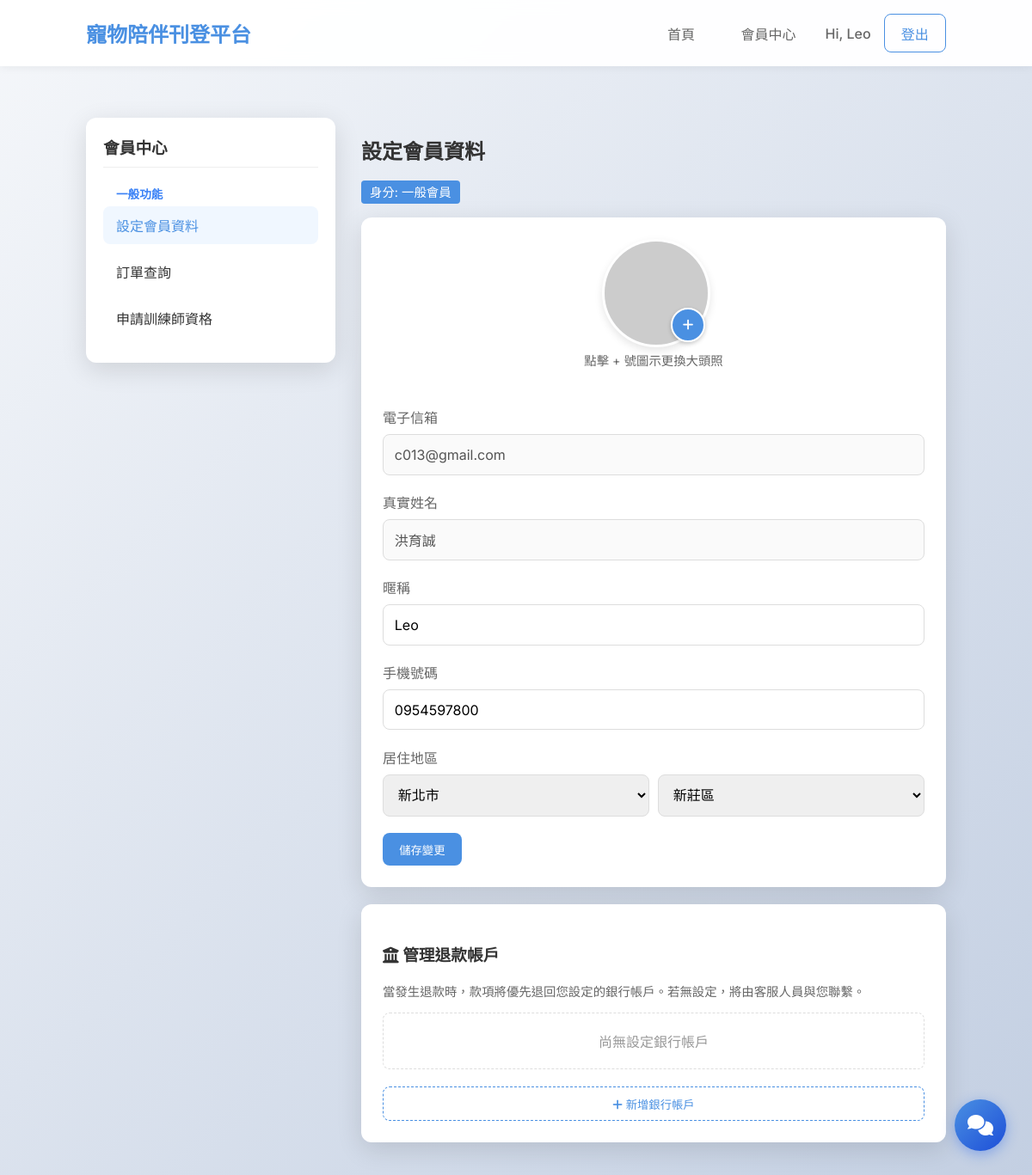
The page /member/profile (signed in) on the database its author committed.
### tables this page shows
CREATE TABLE users (
    id INTEGER PRIMARY KEY AUTOINCREMENT,
    email TEXT UNIQUE NOT NULL,
    password_hash TEXT NOT NULL,
    name TEXT NOT NULL,
    nickname TEXT,
    gender TEXT NOT NULL,
    dob DATE NOT NULL,
    city TEXT NOT NULL,
    district TEXT NOT NULL,
    phone TEXT NOT NULL,
    created_at TIMESTAMP DEFAULT CURRENT_TIMESTAMP
, role TEXT DEFAULT 'member', avatar TEXT);

### pet_platform/blueprints/member.py (the view, shortened to what this page needs)
@bp.route('/member/profile', methods=('GET', 'POST'))
@login_required
def member_profile():
    conn = get_db()
    user = conn.execute('SELECT * FROM users WHERE id = ?', (session['user_id'],)).fetchone()
    bank_accounts = bank_account_service.list_accounts('member', session['user_id'])
    return render_template('member_profile.html', user=user, bank_accounts=bank_accounts, active_page='profile')

### pet_platform/context_processors.py (called while the page is built)
def inject_sidebar_counts():
    counts = {}
    if 'user_id' in session:
        try:
            counts = sidebar_counts(session['user_id'], session.get('user_role'))
        except Exception:
            current_app.logger.exception('Error injecting sidebar counts')
    return dict(sidebar_counts=counts)

### pet_platform/db.py (called while the page is built)
def get_db():
    if 'db' not in g:
        g.db = sqlite3.connect(current_app.config['DATABASE'])
        g.db.row_factory = sqlite3.Row
    return g.db

### pet_platform/services/bank_account_service.py (called while the page is built)
def list_accounts(owner, user_id, default_first=False):
    order = 'is_default DESC, created_at DESC' if default_first else 'created_at DESC'
    rows = get_db().execute(f'SELECT * FROM {TABLES[owner]} WHERE user_id = ? ORDER BY {order}', (user_id,)).fetchall()
    return [dict(r) for r in rows]

### pet_platform/services/stats_service.py (called while the page is built, shortened)
def sidebar_counts(user_id, role):
    conn = get_db()
    if role == Role.MEMBER:
        c = conn.execute(f'SELECT {_ORDER_STATUS_COUNTS} FROM orders WHERE buyer_id = ?', (user_id,)).fetchone()
        return {
            'member_pending_orders': c['pending'],
            'member_upcoming_orders': c['confirmed'] + c['in_progress'],
            'member_badge_count': c['pending'] + c['confirmed'] + c['in_progress'],
        }
    return {}

### templates/member_profile.html (shortened to what this page needs)
{% extends 'member_layout.html' %}
{% block member_content %}
<h2>設定會員資料</h2>
<div style="margin-bottom: 20px;">
    <span class="badge"
        style="background-color: var(--primary-color); color: white; padding: 5px 10px; border-radius: 4px; font-size: 0.9rem;">
        身分:
        {% if user['role'] == 'admin' %}管理員
        {% elif user['role'] == 'trainer' %}訓練師
        {% else %}一般會員{% endif %}
    </span>
</div>
<div class="card">
    <form method="post" enctype="multipart/form-data">
        <div
            style="display: flex; flex-direction: column; align-items: center; margin-bottom: 30px; position: relative;">
            <div style="position: relative; width: 120px; height: 120px;">
                <div
                    style="width: 120px; height: 120px; border-radius: 50%; overflow: hidden; border: 3px solid white; box-shadow: 0 4px 10px rgba(0,0,0,0.1); background-color: #f3f4f6; display: flex; align-items: center; justify-content: center;">
                    <img id="avatarPreview"
                        src="{{ url_for('main.uploaded_file', filename=user['avatar']) if user['avatar'] else 'https://via.placeholder.com/150?text=Avatar' }}"
                        alt="Avatar" style="width: 100%; height: 100%; object-fit: cover;">
                </div>
                <label for="avatarInput"
                    style="position: absolute; bottom: 0; right: 0; background: var(--primary-color); width: 36px; height: 36px; border-radius: 50%; display: flex; align-items: center; justify-content: center; color: white; cursor: pointer; border: 2px solid white; box-shadow: 0 2px 5px rgba(0,0,0,0.2); transition: transform 0.2s;">
                    <i class="fas fa-plus" style="font-size: 0.9rem;"></i>
                </label>
            </div>
            <p style="margin-top: 10px; color: #666; font-size: 0.9rem;">點擊 + 號圖示更換大頭照</p>
        </div>
        <div class="form-group">
            <label>電子信箱</label>
            <input type="email" value="{{ user['email'] }}" class="form-control" disabled>
        </div>
        <div class="form-group">
            <label>真實姓名</label>
            <input type="text" value="{{ user['name'] }}" class="form-control" disabled>
        </div>
        <div class="form-group">
            <label>暱稱</label>
            <input type="text" name="nickname" value="{{ user['nickname'] }}" class="form-control" required>
        </div>
        <div class="form-group">
            <label>手機號碼</label>
            <input type="tel" name="phone" value="{{ user['phone'] }}" class="form-control" required
                pattern="[0-9]{10}">
        </div>
        <div class="form-group">
            <label>居住地區</label>
            <div style="display: flex; gap: 10px;">
                <select id="city" name="city" class="form-control" required>
                    <option value="">請選擇縣市</option>
                </select>
                <select id="district" name="district" class="form-control" required>
                    <option value="">請選擇鄉鎮市區</option>
                </select>
            </div>
        </div>
        <button type="button" id="saveProfileBtn" class="btn btn-primary">儲存變更</button>
    </form>
</div>
<div class="card" style="margin-top: 20px;">
    <h3><i class="fas fa-university"></i> 管理退款帳戶</h3>
    <p style="color: #666; font-size: 0.9rem; margin-bottom: 15px;">
        當發生退款時，款項將優先退回您設定的銀行帳戶。若無設定，將由客服人員與您聯繫。
    </p>
    {% if bank_accounts %}
    <div style="display: flex; flex-direction: column; gap: 10px; margin-bottom: 20px;">
        {% for account in bank_accounts %}
        <div
            style="border: 1px solid #eee; padding: 15px; border-radius: 8px; display: flex; justify-content: space-between; align-items: center; background: #fff;">
            <div>
                <div style="font-weight: 600;">{{ account.bank_code }} - {{ account.account_number }}</div>
                <div style="color: #666; font-size: 0.9rem;">戶名：{{ account.account_name }}</div>
                {% if account.branch_code %}
                <div style="color: #888; font-size: 0.8rem;">分行：{{ account.branch_code }}</div>
                {% endif %}
            </div>
            <form method="post" action="{{ url_for('member.delete_user_bank_account', account_id=account.id) }}"
                onsubmit="return confirm('確定要刪除此帳戶嗎？');" style="margin: 0;">
                <button type="submit" class="btn btn-sm"
                    style="background: #ef4444; color: white; padding: 5px 10px; border-radius: 4px;">
                    <i class="fas fa-trash"></i>
                </button>
            </form>
        </div>
        {% endfor %}
    </div>
    {% else %}
    <div
        style="text-align: center; padding: 20px; color: #999; border: 1px dashed #ddd; border-radius: 8px; margin-bottom: 20px;">
        尚無設定銀行帳戶
    </div>
    {% endif %}
    <button type="button" class="btn btn-outline" onclick="toggleBankForm()"
        style="width: 100%; border: 1px dashed var(--primary-color); color: var(--primary-color);">
        <i class="fas fa-plus"></i> 新增銀行帳戶
    </button>
</div>
{% endblock %}

### templates/base.html (shortened to what this page needs)
<!DOCTYPE html>
<html lang="zh-TW">
<head>
    <link rel="stylesheet" href="{{ url_for('static', filename='style.css') }}">
    <link rel="stylesheet" href="https://cdnjs.cloudflare.com/ajax/libs/font-awesome/6.0.0/css/all.min.css">
</head>
<body>
    <nav class="navbar">
        <div class="container">
            <a href="{{ url_for('main.index') }}" class="logo">寵物陪伴刊登平台</a>
            <div class="nav-links">
                <a href="{{ url_for('main.index') }}" class="btn btn-ghost">首頁</a>
                {% if session.get('user_id') %}
                <a href="{{ url_for('member.member_profile') }}" class="btn btn-ghost">會員中心</a>
                <span class="user-greeting">Hi, {{ session.get('user_name') }}</span>
                <a href="{{ url_for('auth.logout') }}" class="btn btn-outline">登出</a>
                {% else %}
                <a href="{{ url_for('auth.login') }}" class="btn btn-ghost">登入</a>
                <a href="{{ url_for('auth.register') }}" class="btn btn-primary">註冊</a>
                {% endif %}
            </div>
        </div>
    </nav>
    <div class="container main-content">
        {% block content %}{% endblock %}
    </div>
    {% include 'chat_snippet.html' %}
</body>
</html>

### static/style.css (style rules this page uses)
:root { --primary-color: #4a90e2; --primary-hover: #357abd; --bg-color: #f4f7f6; --card-bg: rgba(255, 255, 255, 0.85); --text-color: #333; --text-muted: #666; --border-radius: 12px; --shadow: 0 8px 30px rgba(0, 0, 0, 0.12); --font-family: 'Inter', sans-serif; }
body { font-family: var(--font-family); background-color: var(--bg-color); background-image: linear-gradient(135deg, #f5f7fa 0%, #c3cfe2 100%); margin: 0; color: var(--text-color); min-height: 100vh; }
.container { max-width: 1000px; margin: 0 auto; padding: 0 20px; }
.navbar { background: rgba(255, 255, 255, 0.95); backdrop-filter: blur(10px); padding: 1rem 0; box-shadow: 0 2px 10px rgba(0, 0, 0, 0.05); position: sticky; top: 0; z-index: 1000; }
.navbar .container { display: flex; justify-content: space-between; align-items: center; }
.logo { font-size: 1.5rem; font-weight: 700; text-decoration: none; color: var(--primary-color); }
.nav-links { display: flex; align-items: center; gap: 15px; }
.user-greeting { font-weight: 500; color: var(--text-muted); }
.btn { padding: 0.6rem 1.2rem; border-radius: 8px; text-decoration: none; font-weight: 500; transition: all 0.3s ease; cursor: pointer; border: none; }
.btn-primary { background-color: var(--primary-color); color: white; }
.btn-outline { border: 1px solid var(--primary-color); color: var(--primary-color); background: transparent; }
.btn-ghost { color: var(--text-muted); background: transparent; }
.main-content { padding-top: 40px; padding-bottom: 40px; }
.form-group { margin-bottom: 1.2rem; }
.form-group label { display: block; margin-bottom: 0.5rem; font-weight: 500; color: var(--text-muted); }
.form-control { width: 100%; padding: 0.8rem; border: 1px solid #ddd; border-radius: 8px; font-size: 1rem; font-family: inherit; box-sizing: border-box; transition: border-color 0.3s; }
.card { background: white; padding: 25px; border-radius: var(--border-radius); box-shadow: var(--shadow); }

### rows shown on the page
users: get "Leo", email "c013@gmail.com", name "洪育誠", nickname "Leo", phone "0954597800"
